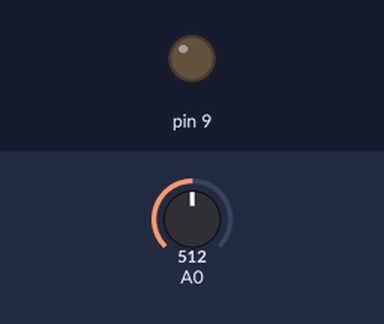
This sketch was run on a simulated Arduino Uno, built with avr-gcc and run on an emulated ATmega328P. Parts: output pins drawn as LEDs (lit = HIGH). The test bench sets the inputs (shaded band); at power-on: A0 = 512.

Above: at 1.2 s.
1.3 s: A0 set to 41
2.8 s: A0 set to 34
At 3.6 s:
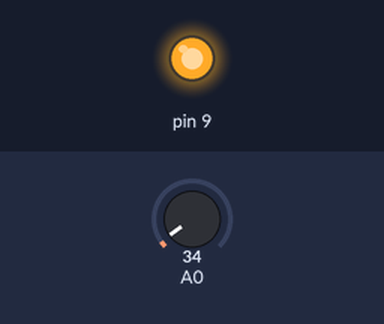
4.3 s: A0 set to 122
At 4.9 s:
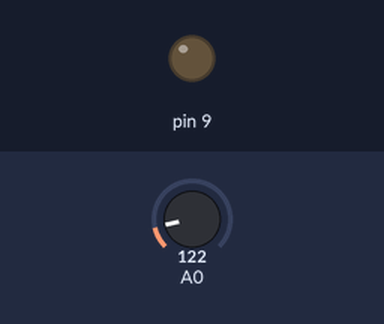
5.8 s: A0 set to 12
At 6.2 s:
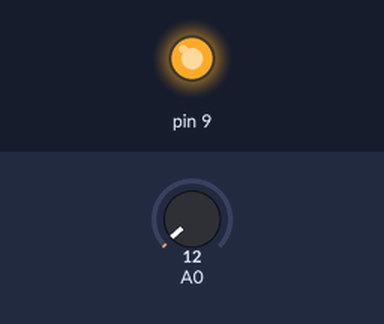
Timing chart, 0 to 8.3 s (numbered marks = the images above; inputs shaded):
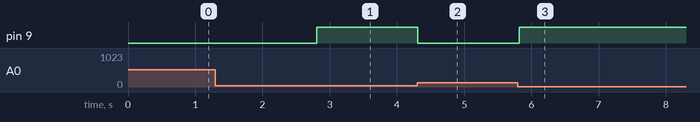

Measured:
- the behaviour switches between 37 and 36 on A0 (found by bisection; images 0 and 1)
- after the input at 1.3 s, every drawn part: stays the same
- after the input at 2.8 s, pin 9: LOW → HIGH at once
- after the input at 4.3 s, pin 9: HIGH → LOW at once
- after the input at 5.8 s, pin 9: LOW → HIGH at once

The sketch:

sketch.ino
```cpp
bool on=false;
void setup(){pinMode(9,OUTPUT);}
void loop(){
  float c=analogRead(A0)*(5.0/1023.0)*100.0;
  if(c<18) on=true; else if(c>22) on=false;
  digitalWrite(9,on); delay(50);
}
```
